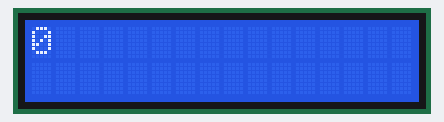
The sketch below on a simulated Arduino Uno, built with avr-gcc and run on an emulated ATmega328P. Shown: 16×2 character LCD.

Above: at 0.16 s.
At 5.18 s:
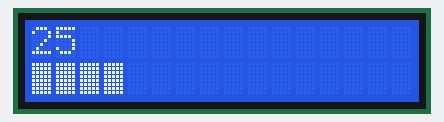
At 10.24 s:
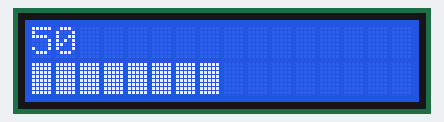
At 20.4 s:
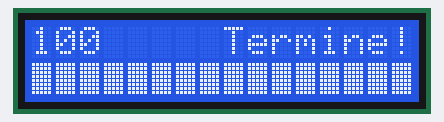
At 30.04 s:
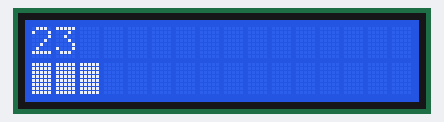
At 39.77 s:
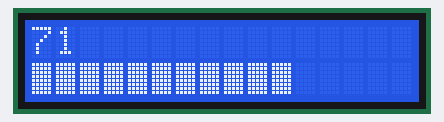

Measured:
- what the display in image 3 shows lasts 5.0 s, from 20.3 s to 25.3 s

The sketch:

job08.ino
```cpp
#include <LiquidCrystal.h>

LiquidCrystal lcd(7, 8, 9, 10, 11, 12);
byte filled[8] {
  B11111,
  B11111,
  B11111,
  B11111,
  B11111,
  B11111,
  B11111,
  B11111
};

boolean complete = false;
int progress = 0;

void setup() {
  // put your setup code here, to run once:
  lcd.begin(16, 2);
  lcd.clear();
  lcd.createChar(0, filled);
}

void render() {

  lcd.setCursor(0, 0);
  lcd.print(progress);
  int i = 0;
  for (i=0; i<(16*progress)/100; i++) {
    lcd.setCursor(i, 1);
    lcd.write(byte(0));
  }

}

void loop() {
  render();
  if (complete == true) {
    lcd.setCursor(8, 0);
    lcd.print("Termine!");
    delay(5000);
    lcd.clear();
    complete = false;
    progress = 0;
  } else {
    progress++;
    if (progress >= 100) {
      complete = true;
    }
    delay(200);
  }
}
```
